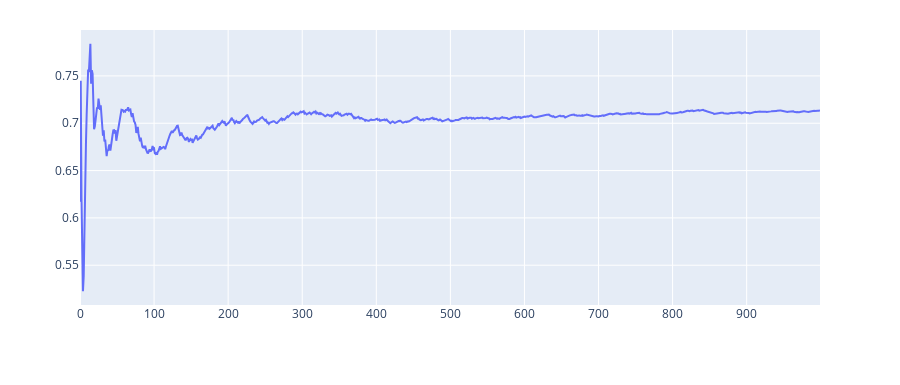

Write notebook code for a chart like this one.
### Code cell
data = list()

data.append(go.Scatter(
            y=performance_avg,
        ))

figure = go.Figure({'data': data,
              'layout': {'legend': {'x': 1, 'y': 0.8},
                         'margin': {'t': 30},
                         'height': 385}})

figure.show()

### Figure 1 — Plotly figure (JSON) as saved in the notebook; plotly's stock layout.template omitted (floating-point values rounded to 4 significant figures; data arrays with more than 128 entries replaced by an {"elided": "..."} marker saying what was removed)
{"data": [{"type": "scatter", "y": {"elided": "1000 float values"}}], "layout": {"height": 385, "legend": {"x": 1, "y": 0.8}, "margin": {"t": 30}}}
